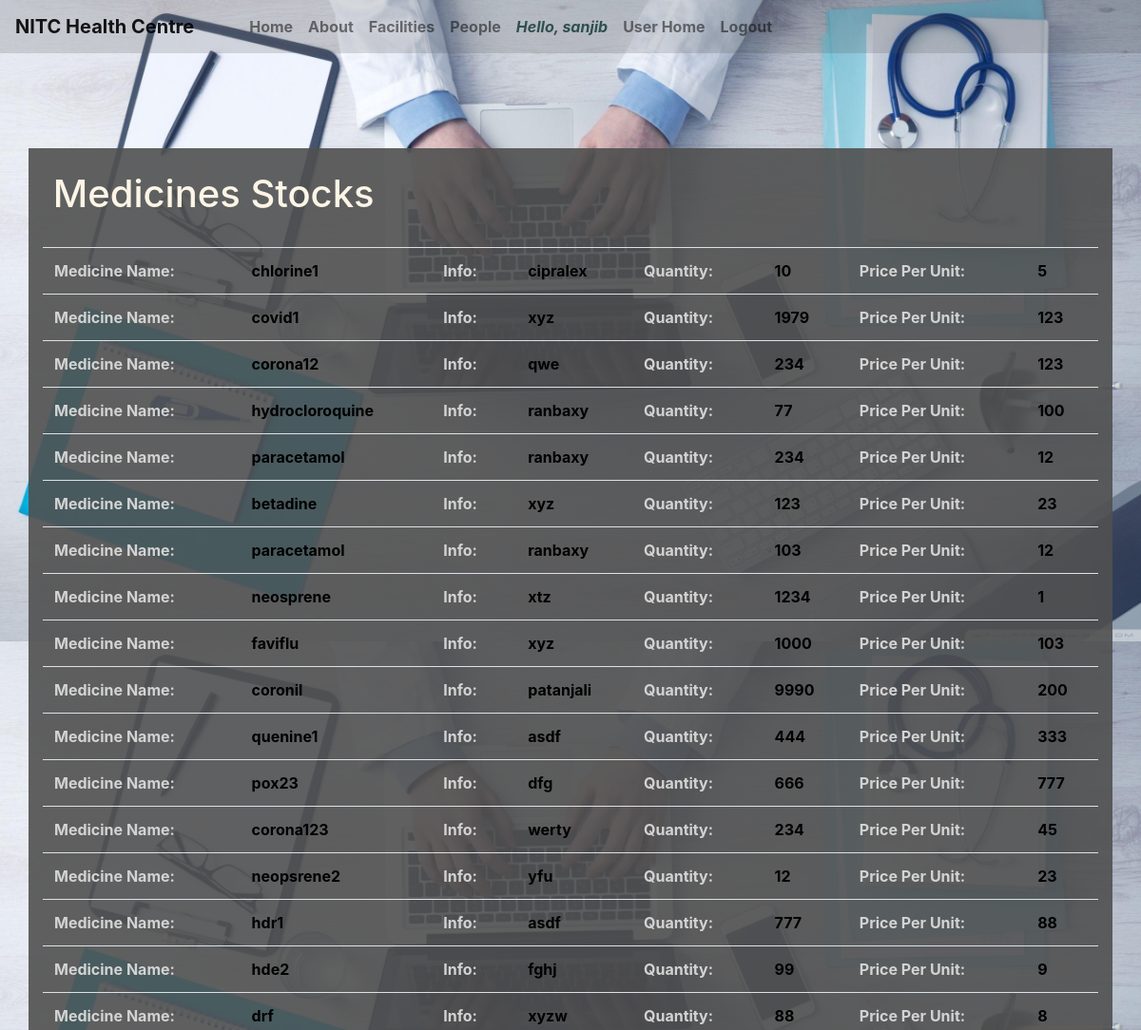
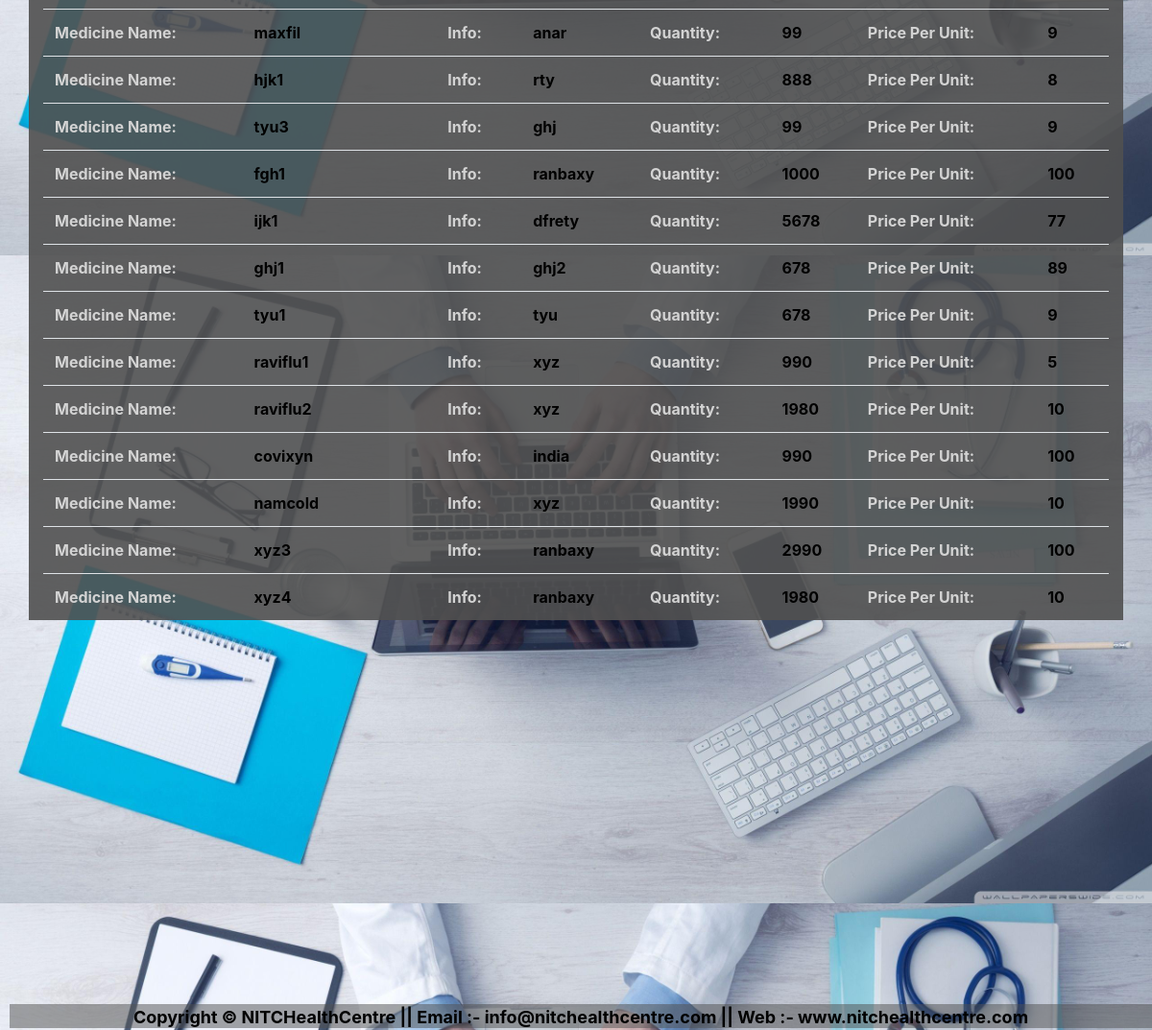
Screenshot of /hmsmain/viewMedicine/ (signed in) with the database file from the repository (2 pictures, top to bottom).
### hmsmain/models.py (models this page shows, shortened)
class Medicine(models.Model):
    mid = models.AutoField
    mname = models.CharField(max_length=50)
    minfo = models.CharField(max_length=50, default="",null=True)
    mprice = models.IntegerField(default=0,null=True)
    mqty = models.IntegerField(default=0,null=True)

### hmsmain/views.py (the view)
# urls.py: path('viewMedicine/',views.viewMedicine,name='viewMedicine'),
def viewMedicine(request):
    mnames = Medicine.objects.all()
    return render(request, 'hmsmain/viewMedicine.html', {'mnames': mnames})

### hmsmain/templates/hmsmain/viewMedicine.html (shortened to what this page needs)
{% extends 'hmsmain/basic.html' %}
{% block body %}
<div class="container" style="background-color: #e3f2fd;
    color:black;background: transparent;opacity: 5;font-weight:bold;background: rgba(80, 80, 80, 0.9);margin: 100px 10px 10px 30px;">
<br>
    <h1 style="color: oldlace">&nbsp;Medicines Stocks</h1>
<br>
    <table class="table">
{% for m in mnames %}
<tr>
                <td style="color: lightgray;">Medicine Name:</td>
                <td style="color: black;">&nbsp;&nbsp;&nbsp;{{ m.mname }}</td>
                <td style="color: lightgray;">Info:</td>
                <td style="color: black;">&nbsp;&nbsp;&nbsp;{{ m.minfo }}</td>
                <td style="color: lightgray;">Quantity:</td>
                <td style="color: black;">&nbsp;&nbsp;&nbsp;{{ m.mqty }}</td>
                <td style="color: lightgray;">Price Per Unit:</td>
                <td style="color: black;">&nbsp;&nbsp;&nbsp;{{ m.mprice }}</td>
</tr>
            {%  endfor %}
</table>
</div>
{% endblock %}

### hmsmain/templates/hmsmain/basic.html (shortened to what this page needs)
<!doctype html>
<html lang="en">
  <head>
    <link rel="stylesheet" href="https://stackpath.bootstrapcdn.com/bootstrap/4.2.1/css/bootstrap.min.css">
  </head>
  <body>
    <nav class="navbar navbar-expand-lg navbar-light" style="background-color: #e3f2fd;
    color:black;background: transparent;opacity: 5;font-weight:bold;background: rgba(80, 80, 80, 0.2);">
  <a class="navbar-brand" href="/hmsmain">NITC Health Centre</a>
  <div class="collapse navbar-collapse" id="navbarSupportedContent">
    <ul class="navbar-nav mr-auto">
      <li class="nav-item">
        <a class="nav-link" href="/hmsmain">&nbsp;&nbsp;&nbsp;&nbsp;&nbsp;&nbsp;&nbsp;&nbsp;&nbsp;Home <span class="sr-only">(current)</span></a>
      </li>
      <li class="nav-item">
        <a class="nav-link" href="/hmsmain/about">About</a>
      </li>
      <li class="nav-item">
        <a class="nav-link" href="/hmsmain/facilities">Facilities</a>
      </li>
      <li class="nav-item">
        <a class="nav-link" href="/hmsmain/people">People</a>
      </li>
                    {% if user.is_authenticated %}
                         <li class="nav-item">
                             <a class="nav-link" href="#" style="color: darkslategrey"><i>Hello, {{ request.user }}</i></a>
      </li>
                        <a class="nav-link" href="/hmsmain/userHome">User Home</a>
                        <li>
                        <a class="nav-link" href="/hmsmain/logout1">Logout</a>
                        </li>
                    {% else %}
                        <li>
                        <a class="nav-link" href="/hmsmain/login">
                            Login</a>
                    {% endif %}
    </ul>
  </div>
</nav>
  {% block body %} {% endblock %}
     <div style= "text-align: center;
  background: dimgrey;
  color: gainsboro;
  font-size: large;
  height: 25px;
  margin:400px 0 0 10px;background-color: #e3f2fd;
    color:black;background: transparent;opacity: 5;font-weight:bold;background: rgba(80, 80, 80, 0.5);">
      Copyright &copy; NITCHealthCentre || Email :- info@nitchealthcentre.com || Web :- www.nitchealthcentre.com
 </div>
  </body>
</html>

### hmsmain/templates/hmsmain/basic.html (style rules this page uses)
body { background-image: url('/static/hmsmain/img/5.jpg'); background-image: ; background-size: cover; background-repeat: repeat; background-repeat: repeat-x; background-repeat: repeat-y; height: 300px; width: 100%; }

### rows the page displays
Medicine: mname "chlorine1", minfo "cipralex", mqty "10", mprice "5"
Medicine: mname "covid1", minfo "xyz", mqty "1979", mprice "123"
Medicine: mname "corona12", minfo "qwe", mqty "234", mprice "123"
Medicine: mname "hydrocloroquine", minfo "ranbaxy", mqty "77", mprice "100"
Medicine: mname "paracetamol", minfo "ranbaxy", mqty "234", mprice "12"
Medicine: mname "betadine", minfo "xyz", mqty "123", mprice "23"
Medicine: mname "paracetamol", minfo "ranbaxy", mqty "103", mprice "12"
Medicine: mname "neosprene", minfo "xtz", mqty "1234", mprice "1"
Medicine: mname "faviflu", minfo "xyz", mqty "1000", mprice "103"
Medicine: mname "coronil", minfo "patanjali", mqty "9990", mprice "200"
Medicine: mname "quenine1", minfo "asdf", mqty "444", mprice "333"
Medicine: mname "pox23", minfo "dfg", mqty "666", mprice "777"
Medicine: mname "corona123", minfo "werty", mqty "234", mprice "45"
Medicine: mname "neopsrene2", minfo "yfu", mqty "12", mprice "23"
Medicine: mname "hdr1", minfo "asdf", mqty "777", mprice "88"
Medicine: mname "hde2", minfo "fghj", mqty "99", mprice "9"
Medicine: mname "drf", minfo "xyzw", mqty "88", mprice "8"
Medicine: mname "maxfil", minfo "anar", mqty "99", mprice "9"
Medicine: mname "hjk1", minfo "rty", mqty "888", mprice "8"
Medicine: mname "tyu3", minfo "ghj", mqty "99", mprice "9"
Medicine: mname "fgh1", minfo "ranbaxy", mqty "1000", mprice "100"
Medicine: mname "ijk1", minfo "dfrety", mqty "5678", mprice "77"
Medicine: mname "ghj1", minfo "ghj2", mqty "678", mprice "89"
Medicine: mname "tyu1", minfo "tyu", mqty "678", mprice "9"
Medicine: mname "raviflu1", minfo "xyz", mqty "990", mprice "5"
Medicine: mname "raviflu2", minfo "xyz", mqty "1980", mprice "10"
Medicine: mname "covixyn", minfo "india", mqty "990", mprice "100"
Medicine: mname "namcold", minfo "xyz", mqty "1990", mprice "10"
Medicine: mname "xyz3", minfo "ranbaxy", mqty "2990", mprice "100"
Medicine: mname "xyz4", minfo "ranbaxy", mqty "1980", mprice "10"

### other values shown
{{ request.user }} "sanjib"
